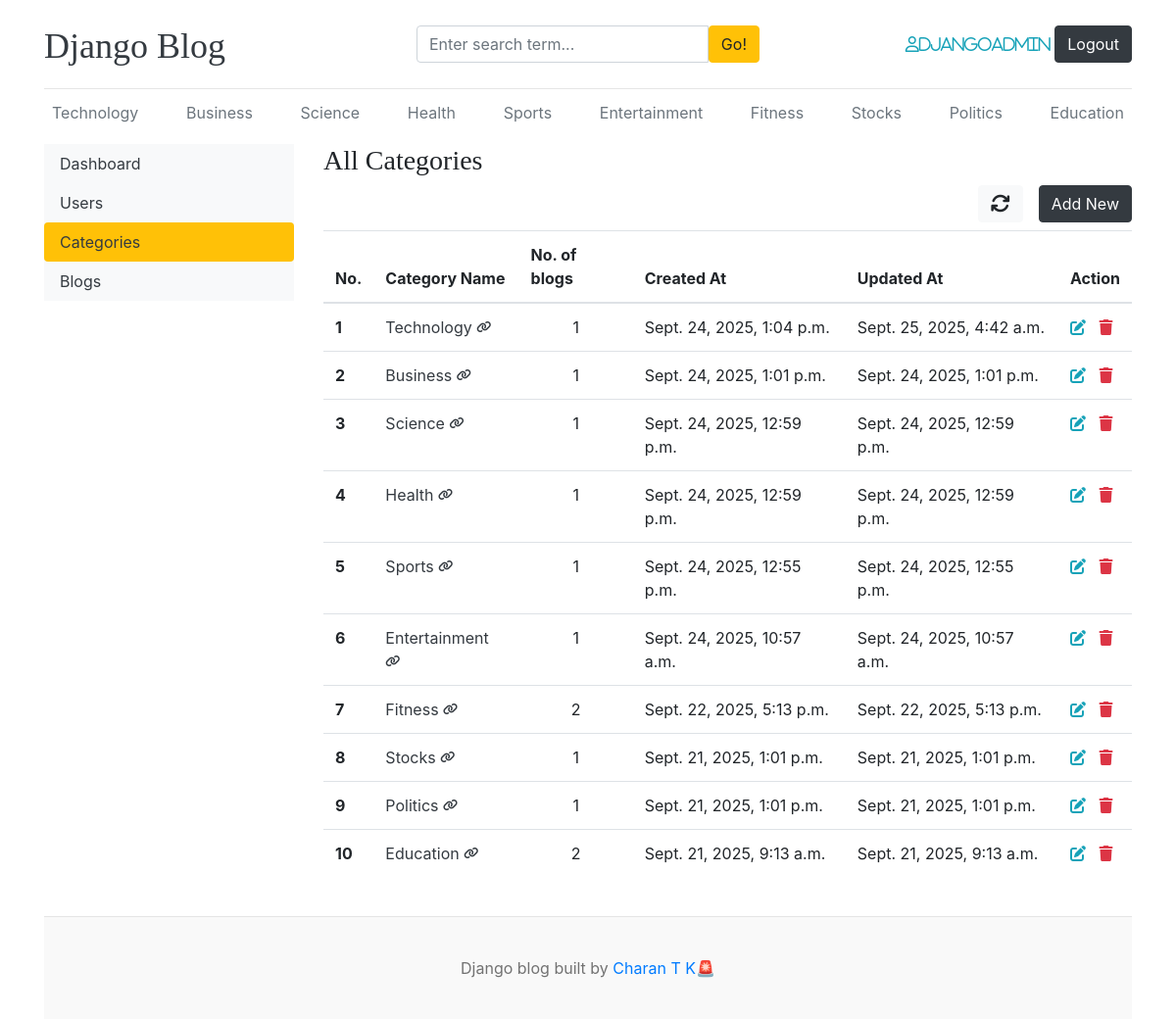
Screenshot of /dashboard/categories/ (signed in) with the database file from the repository.
### blogs/models.py (models this page shows)
class Category(models.Model):
  category_name = models.CharField(max_length = 50, unique=True)
  created_at=models.DateTimeField(auto_now_add=True)
  updated_at=models.DateTimeField(auto_now=True)
  class Meta:
    verbose_name_plural = "Categories"
  def __str__(self):
    return self.category_name

### dashboards/views.py (the view)
# urls.py: path('categories/', views.categories, name='categories'),
@login_required(login_url='login')
@permission_required("blogs.view_category", raise_exception=True)
def categories(request):
  return render(request, 'dashboard/categories.html')

### blog_main/context_processors.py (called while the page is built)
def get_categories(request):
  categories = Category.objects.all().order_by('-created_at')
  return dict(categories=categories)

def get_social_links(request):
  social_links = SocialLink.objects.all()
  return dict(social_links=social_links)

def debug_mode(request):
  debug = settings.DEBUG
  return dict(debug=debug)

### templates/dashboard/categories.html (shortened to what this page needs)
{% extends 'base.html' %}
{% block content %}
<div class="row">
  {% include 'dashboard/sidebar.html' %}
   <div class="col-md-9">
      <h3>All Categories</h3>
      <a href="{% url 'add_category' %}" class="btn btn-dark float-right mb-2">Add New</a>
      <a href="{% url 'categories' %}" class="btn btn-light float-right mb-2 mr-3" title="refresh"><i class="fa-solid fa-arrows-rotate fa-lg"></i></a>
    <table class="table table-hover">
  <thead>
    <tr>
      <th scope="col">No.</th>
      <th scope="col">Category Name</th>
      <th scope="col">No. of blogs</th>
      <th scope="col">Created At</th>
      <th scope="col">Updated At</th>
      <th scope="col">Action</th>
    </tr>
  </thead>
  <tbody>
    {% if categories %}
      {% for cat in categories %}
        <tr>
          <th scope="row">{{forloop.counter}}</th>
          <td><a href = "{% url 'posts_by_category' cat.id %}" class="text-dark">{{cat.category_name}} <i class="fa-solid fa-link fa-xs"></i></a></td>
          <td class="text-center">{{cat.blog_set.count}}</td>
          <td>{{cat.created_at}}</td>
          <td>{{cat.updated_at}}</td>
          <td>
            <a href = "{% url 'edit_category' cat.pk %}" class=""><i class = "fa fa-edit text-info hover-grow"></i></a>
            <a href = "{% url 'delete_category' cat.pk%}"><i class = "fa fa-trash text-danger hover-grow"></i></a>
          </td>
        </tr>
      {% endfor %}
    {% else %}
     <h4>No categories yet</h4>
    {% endif %}
  </tbody>
</table>
   </div>
</div>
{% endblock %}

### templates/base.html (shortened to what this page needs)
{% load static %}
<!DOCTYPE html>
<html lang="en">
  <head>
    <link
      href="https://getbootstrap.com/docs/4.0/dist/css/bootstrap.min.css"
      rel="stylesheet"
    />
    <link rel="stylesheet" href="{% static 'css/blog.css' %}">
    <link rel="stylesheet" href="{% static 'css/hovergrow.css' %}">
    <link rel="stylesheet" href="{% static 'css/scrollmobilebanner.css' %}">
    <link rel="stylesheet" href="https://cdnjs.cloudflare.com/ajax/libs/font-awesome/6.5.2/css/all.min.css" />
  </head>
  <body>
    <div class="container" {% if not debug %}style="margin-top: 30px;"{% endif %}>
      <header class="d-none d-sm-block blog-header py-3">
        <div class="row flex-nowrap justify-content-between align-items-center ">
          <div class="col-4 pt-1">
            <a class="blog-header-logo text-dark" href="/">Django Blog</a>
          </div>
          <div class="col-4">
            <form action="{% url 'search' %}" method="GET">
               <div class="input-group">
                  <input class="form-control" type="text" name="keyword" value="{{keyword}}" placeholder="Enter search term..." aria-label="Enter search term..." aria-describedby="button-search" />
                  <button type="submit" class="btn btn-warning" id="button-search" type="button">Go!</button>
                </div>
            </form>
          </div>
          <div class="col-4 d-flex justify-content-end align-items-center">
            {% if not user.is_authenticated %}
            <a class="btn btn-sm btn-warning" href="{% url 'login' %}">Login</a> &nbsp;
            <a class="btn btn-sm btn-outline-secondary" href="{% url 'register' %}">Register</a>
            {% else %}
            <span><i class="fa-regular fa-user text-info">{{user}}</i></span>&nbsp;
            <a href="{% url 'logout' %}" class="btn btn-dark">Logout</a>
            {% endif %}
          </div>
        </div>
      </header>
      <div class="nav-scroller py-1 mb-2 ">
        <nav class="nav d-flex justify-content-between">
          {% for cat in categories %}
            <a class="p-2 text-muted" href="{% url 'posts_by_category' cat.id %}">{{cat}}</a>
          {% endfor %}
        </nav>
      </div>
{% block content %}
{% endblock %}
 <footer class="blog-footer mt-4">
      <p>Django blog built by <a href="https://www.linkedin.com/in/charan-t-k-1409322a1">Charan T K🚨</a></p>
    </footer>
    </div>
  </body>
</html>

### blog_main/static/css/blog.css (style rules this page uses)
.blog-header { border-bottom: 1px solid #e5e5e5; }
.blog-header-logo { font-family: "Playfair Display", Georgia, "Times New Roman", serif; font-size: 2.25rem; }
h1, h2, h3, h4, h5, h6 { font-family: "Playfair Display", Georgia, "Times New Roman", serif; }
.blog-footer { padding: 2.5rem 0; color: #727272; text-align: center; background-color: #f9f9f9; border-top: .05rem solid #e5e5e5; }
.blog-footer p:last-child { margin-bottom: 0; }

### blog_main/static/css/hovergrow.css (style rules this page uses)
.hover-grow { display: inline-block; transition: transform 0.3s ease; }

### rows the page displays
Category: category_name "Technology", blog_set.count "1", created_at "Sept. 24, 2025, 1:04 p.m.", updated_at "Sept. 25, 2025, 4:42 a.m."
Category: category_name "Business", blog_set.count "1", created_at "Sept. 24, 2025, 1:01 p.m.", updated_at "Sept. 24, 2025, 1:01 p.m."
Category: category_name "Science", blog_set.count "1", created_at "Sept. 24, 2025, 12:59 p.m.", updated_at "Sept. 24, 2025, 12:59 p.m."
Category: category_name "Health", blog_set.count "1", created_at "Sept. 24, 2025, 12:59 p.m.", updated_at "Sept. 24, 2025, 12:59 p.m."
Category: category_name "Sports", blog_set.count "1", created_at "Sept. 24, 2025, 12:55 p.m.", updated_at "Sept. 24, 2025, 12:55 p.m."
Category: category_name "Entertainment", blog_set.count "1", created_at "Sept. 24, 2025, 10:57 a.m.", updated_at "Sept. 24, 2025, 10:57 a.m."
Category: category_name "Fitness", blog_set.count "2", created_at "Sept. 22, 2025, 5:13 p.m.", updated_at "Sept. 22, 2025, 5:13 p.m."
Category: category_name "Stocks", blog_set.count "1", created_at "Sept. 21, 2025, 1:01 p.m.", updated_at "Sept. 21, 2025, 1:01 p.m."
Category: category_name "Politics", blog_set.count "1", created_at "Sept. 21, 2025, 1:01 p.m.", updated_at "Sept. 21, 2025, 1:01 p.m."
Category: category_name "Education", blog_set.count "2", created_at "Sept. 21, 2025, 9:13 a.m.", updated_at "Sept. 21, 2025, 9:13 a.m."

### other values shown
{{ user }} "djangoadmin"
